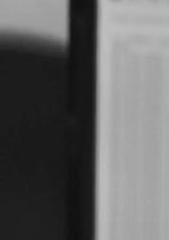
#> input picture ir/data/training/circle/n/1551683181128.jpg, 169 x 240 px, found by its file name; its folder holds only this picture in this run
$ python generate_adaptive_threshold.py
#> lines starting #> are read from the running program, lines starting #| are printed output that depends on the picture; after the words box and inside, x2 and y2 are one past the last pixel; in counts of white or black regions, pixels touching at a corner belong together
from PIL import Image
from os import listdir
from os.path import isfile, join
import random
import cv2


DATA_DIRECTORY = '/Users/ongcj/Dev/mdp/ir/data/training/circle/n'

all_images = [f for f in listdir(DATA_DIRECTORY) if isfile(join(DATA_DIRECTORY, f)) and f.endswith('.jpg')]
random.shuffle(all_images)

for image in all_images:
    print(image)
    full_path_to_img = join(DATA_DIRECTORY, image)
    img = cv2.imread(full_path_to_img)
#> img is the input picture: shape (240, 169, 3); min 15, max 193, mean 97.5
    gray = cv2.cvtColor(img, cv2.COLOR_BGR2GRAY)
    th3 = cv2.adaptiveThreshold(gray, 255, cv2.ADAPTIVE_THRESH_GAUSSIAN_C, cv2.THRESH_BINARY, 11, 2)
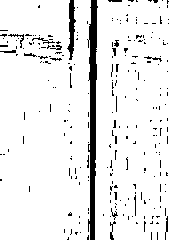
#> th3: shape (240, 169); 92.1% white; 250 black regions (234 under 20 px), largest, box (x1, y1, x2, y2) and area: (87, 0, 98, 240) 1482, (67, 0, 76, 60) 280, (8, 34, 24, 48) 48

    cv2.imwrite(full_path_to_img.replace(".JPG", "_THRESHOLD.JPG"), th3)

$ run again, on ir/data/training/circle/n/1551683452684.jpg
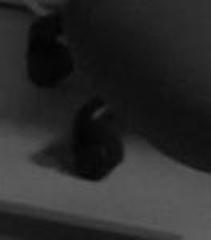
#> input picture ir/data/training/circle/n/1551683452684.jpg, 211 x 240 px, found by its file name
#> img is the input picture: shape (240, 211, 3); min 1, max 94, mean 41.8
#> `th3 = cv2.adaptiveThreshold(gray, 255, cv2.ADAPTIVE_THRESH_GAUSSIAN_C,..`:
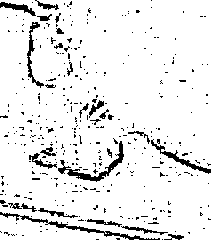
#> th3: shape (240, 211); 91.9% white; 363 black regions (336 under 20 px), largest, box (x1, y1, x2, y2) and area: (0, 212, 160, 240) 479, (58, 141, 124, 182) 464, (151, 139, 211, 174) 293
